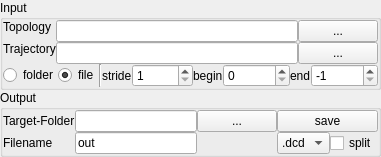
<?xml version="1.0" encoding="UTF-8"?>
<ui version="4.0">
 <class>Form</class>
 <widget class="QWidget" name="Form">
  <property name="geometry">
   <rect>
    <x>0</x>
    <y>0</y>
    <width>350</width>
    <height>143</height>
   </rect>
  </property>
  <property name="sizePolicy">
   <sizepolicy hsizetype="Minimum" vsizetype="Fixed">
    <horstretch>0</horstretch>
    <verstretch>0</verstretch>
   </sizepolicy>
  </property>
  <property name="maximumSize">
   <size>
    <width>350</width>
    <height>200</height>
   </size>
  </property>
  <property name="windowTitle">
   <string>Trajectory-converter</string>
  </property>
  <property name="windowIcon">
   <iconset resource="rescource.qrc">
    <normaloff>:/icons/icons/hdf2pdb.ico</normaloff>:/icons/icons/hdf2pdb.ico</iconset>
  </property>
  <layout class="QVBoxLayout" name="verticalLayout">
   <property name="spacing">
    <number>0</number>
   </property>
   <property name="margin">
    <number>0</number>
   </property>
   <item>
    <widget class="QGroupBox" name="groupBox_2">
     <property name="title">
      <string>Input</string>
     </property>
     <layout class="QGridLayout" name="gridLayout_2">
      <property name="margin">
       <number>0</number>
      </property>
      <property name="spacing">
       <number>0</number>
      </property>
      <item row="0" column="0">
       <widget class="QLabel" name="label_4">
        <property name="sizePolicy">
         <sizepolicy hsizetype="Fixed" vsizetype="Preferred">
          <horstretch>0</horstretch>
          <verstretch>0</verstretch>
         </sizepolicy>
        </property>
        <property name="text">
         <string>Topology</string>
        </property>
       </widget>
      </item>
      <item row="1" column="0" rowspan="2">
       <widget class="QLabel" name="label">
        <property name="sizePolicy">
         <sizepolicy hsizetype="Fixed" vsizetype="Preferred">
          <horstretch>0</horstretch>
          <verstretch>0</verstretch>
         </sizepolicy>
        </property>
        <property name="text">
         <string>Trajectory</string>
        </property>
       </widget>
      </item>
      <item row="3" column="0" colspan="7">
       <layout class="QHBoxLayout" name="horizontalLayout">
        <property name="spacing">
         <number>0</number>
        </property>
        <item>
         <widget class="QRadioButton" name="radioButton">
          <property name="toolTip">
           <string>If this is activated all PDB-files within a folder are processed</string>
          </property>
          <property name="text">
           <string>folder</string>
          </property>
         </widget>
        </item>
        <item>
         <widget class="QRadioButton" name="radioButton_2">
          <property name="toolTip">
           <string>If this is activated a single trajectory file is read</string>
          </property>
          <property name="text">
           <string>file</string>
          </property>
          <property name="checked">
           <bool>true</bool>
          </property>
         </widget>
        </item>
        <item>
         <widget class="Line" name="line">
          <property name="orientation">
           <enum>Qt::Vertical</enum>
          </property>
         </widget>
        </item>
        <item>
         <spacer name="horizontalSpacer">
          <property name="orientation">
           <enum>Qt::Horizontal</enum>
          </property>
          <property name="sizeHint" stdset="0">
           <size>
            <width>40</width>
            <height>20</height>
           </size>
          </property>
         </spacer>
        </item>
        <item>
         <widget class="QLabel" name="label_5">
          <property name="text">
           <string>stride</string>
          </property>
         </widget>
        </item>
        <item>
         <widget class="QSpinBox" name="spinBox">
          <property name="toolTip">
           <string>If this value is different from 1 only every ith frame is written to the output file</string>
          </property>
          <property name="minimum">
           <number>1</number>
          </property>
          <property name="maximum">
           <number>99999</number>
          </property>
         </widget>
        </item>
        <item>
         <widget class="QLabel" name="label_6">
          <property name="text">
           <string>begin</string>
          </property>
         </widget>
        </item>
        <item>
         <widget class="QSpinBox" name="spinBox_2">
          <property name="minimum">
           <number>0</number>
          </property>
          <property name="maximum">
           <number>99999999</number>
          </property>
          <property name="value">
           <number>0</number>
          </property>
         </widget>
        </item>
        <item>
         <widget class="QLabel" name="label_7">
          <property name="text">
           <string>end</string>
          </property>
         </widget>
        </item>
        <item>
         <widget class="QSpinBox" name="spinBox_3">
          <property name="toolTip">
           <string>If the end frame nbr is -1 all frames are processed</string>
          </property>
          <property name="minimum">
           <number>-1</number>
          </property>
          <property name="maximum">
           <number>9999999</number>
          </property>
          <property name="value">
           <number>-1</number>
          </property>
         </widget>
        </item>
       </layout>
      </item>
      <item row="0" column="1" rowspan="2" colspan="6">
       <layout class="QHBoxLayout" name="horizontalLayout_2">
        <property name="spacing">
         <number>0</number>
        </property>
        <item>
         <widget class="QLineEdit" name="lineEdit_4">
          <property name="toolTip">
           <string>This field has to be provided to process trajectory files not including topolocigal information</string>
          </property>
         </widget>
        </item>
        <item>
         <widget class="QPushButton" name="toolButton_3">
          <property name="text">
           <string>...</string>
          </property>
         </widget>
        </item>
       </layout>
      </item>
      <item row="2" column="1" colspan="6">
       <layout class="QHBoxLayout" name="horizontalLayout_3">
        <property name="spacing">
         <number>0</number>
        </property>
        <item>
         <widget class="QLineEdit" name="lineEdit">
          <property name="toolTip">
           <string/>
          </property>
         </widget>
        </item>
        <item>
         <widget class="QPushButton" name="toolButton">
          <property name="text">
           <string>...</string>
          </property>
         </widget>
        </item>
       </layout>
      </item>
     </layout>
    </widget>
   </item>
   <item>
    <widget class="QGroupBox" name="groupBox">
     <property name="title">
      <string>Output</string>
     </property>
     <layout class="QGridLayout" name="gridLayout">
      <property name="margin">
       <number>0</number>
      </property>
      <property name="spacing">
       <number>0</number>
      </property>
      <item row="0" column="0">
       <widget class="QLabel" name="label_2">
        <property name="text">
         <string>Target-Folder</string>
        </property>
       </widget>
      </item>
      <item row="0" column="1">
       <widget class="QLineEdit" name="lineEdit_2"/>
      </item>
      <item row="0" column="3" colspan="2">
       <widget class="QPushButton" name="pushButton_3">
        <property name="sizePolicy">
         <sizepolicy hsizetype="Minimum" vsizetype="Fixed">
          <horstretch>0</horstretch>
          <verstretch>0</verstretch>
         </sizepolicy>
        </property>
        <property name="text">
         <string>save</string>
        </property>
       </widget>
      </item>
      <item row="1" column="0">
       <widget class="QLabel" name="label_3">
        <property name="text">
         <string>Filename</string>
        </property>
       </widget>
      </item>
      <item row="1" column="1">
       <widget class="QLineEdit" name="lineEdit_3">
        <property name="text">
         <string>out</string>
        </property>
       </widget>
      </item>
      <item row="1" column="4">
       <widget class="QCheckBox" name="checkBox">
        <property name="text">
         <string>split</string>
        </property>
       </widget>
      </item>
      <item row="0" column="2">
       <widget class="QPushButton" name="toolButton_2">
        <property name="text">
         <string>...</string>
        </property>
       </widget>
      </item>
      <item row="1" column="3">
       <widget class="QComboBox" name="comboBox">
        <property name="maximumSize">
         <size>
          <width>16777215</width>
          <height>16777215</height>
         </size>
        </property>
        <item>
         <property name="text">
          <string>.dcd</string>
         </property>
        </item>
        <item>
         <property name="text">
          <string>.xtc</string>
         </property>
        </item>
        <item>
         <property name="text">
          <string>.pdb</string>
         </property>
        </item>
        <item>
         <property name="text">
          <string>.h5</string>
         </property>
        </item>
       </widget>
      </item>
     </layout>
    </widget>
   </item>
  </layout>
  <action name="actionOpen_Topology">
   <property name="text">
    <string>Open Topology</string>
   </property>
  </action>
 </widget>
 <resources>
  <include location="rescource.qrc"/>
 </resources>
 <connections>
  <connection>
   <sender>toolButton_3</sender>
   <signal>clicked()</signal>
   <receiver>actionOpen_Topology</receiver>
   <slot>trigger()</slot>
   <hints>
    <hint type="sourcelabel">
     <x>343</x>
     <y>41</y>
    </hint>
    <hint type="destinationlabel">
     <x>-1</x>
     <y>-1</y>
    </hint>
   </hints>
  </connection>
 </connections>
</ui>
